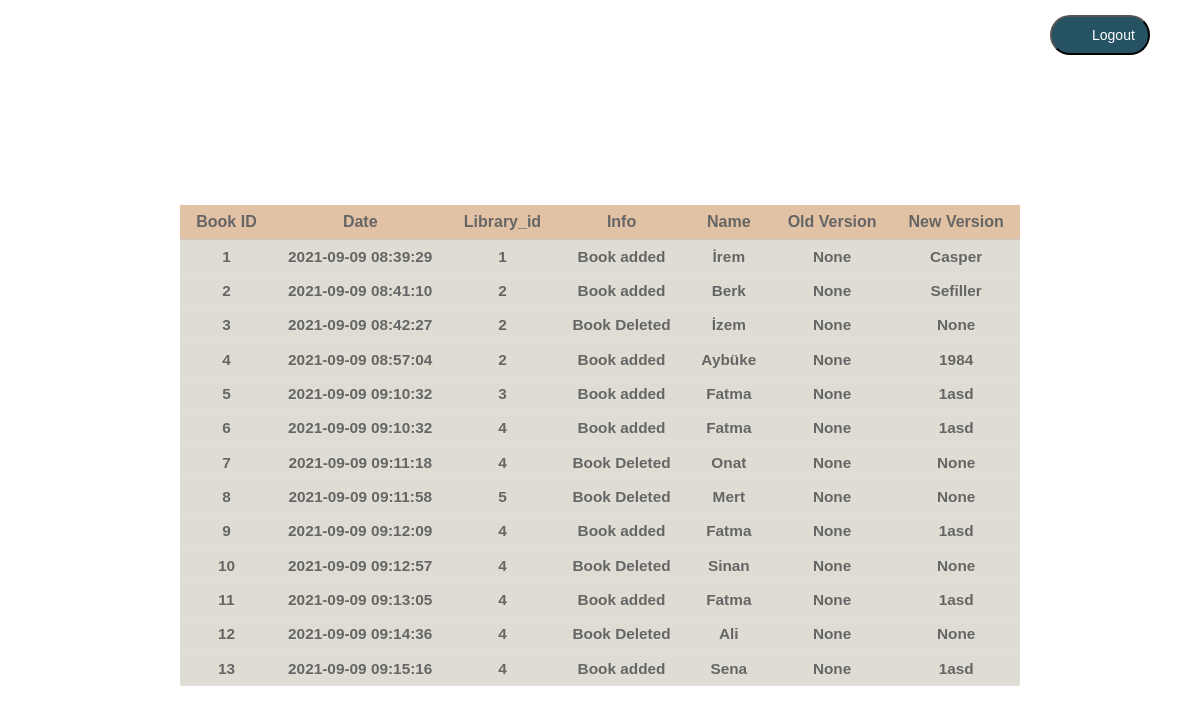
The app's page /log with its own data.
### db/library.py (models this page shows, shortened)
class Log(db.Model):
    BookID_log=db.Column(db.Integer,primary_key=True)
    Date=db.Column(db.String,nullable=False)
    Library_id=db.Column(db.Integer,db.ForeignKey('library.BookID'),nullable=False)
    Info=db.Column(db.String)
    Name=db.Column(db.String)
    OldVersion=db.Column(db.String)
    NewVersion=db.Column(db.String)

### app.py (the view)
@app.route("/log",methods=["GET","POST"])
def log():
    return render_template("log.html",logrecords=logrecords)

### templates/log.html (shortened to what this page needs)
<!DOCTYPE html>
<html lang="en">
<head>
</head>
  <pre>
  <input type="button" onclick="window.open('http://127.0.0.1:5000/')" value="Logout" class="logout"/>
  </pre>
<body>
     <table>
        <thead>
          <tr>
            <th>Book ID</th>
			    <th>Date</th>
				<th>Library_id</th>
				<th>Info</th>
				<th>Name</th>
				<th>Old Version</th>
				<th>New Version</th>
            </tr>
        </thead>
    <tbody>
          <tr>
        {% for veri in logrecords %}
			<td>{{veri.BookID_log}}</td>
			<td>{{veri.Date}}</td>
			<td>{{veri.Library_id}}</td>
			<td>{{veri.Info}}</td>
			<td>{{veri.Name}}</td>
			<td>{{veri.OldVersion}} </td>
			<td>{{veri.NewVersion}} </td>
        </tr>
        {%endfor%}
        </tbody>
      </table>
</body>
</html>

### templates/log.html (style rules this page uses)
*, *:before, *:after { margin: 0; padding: 0; box-sizing: border-box; }
body { background-image: url("https://images.pexels.com/photos/1631677/pexels-photo-1631677.jpeg?auto=compress&cs=tinysrgb&dpr=2&h=750&w=1260"); height: 100%; font-family: 'Cambria', sans-serif; }
table { background: #cac8b7; border-radius: 0.25em; border-collapse: collapse; margin: 175px auto; opacity: 0.6; }
th { border-bottom: 1px solid #aa9e9e; background-color: #d09a68 ; font-size: 1.00em; font-weight: bold; font-family: 'Gill Sans', 'Gill Sans MT', Calibri, 'Trebuchet MS', sans-serif,bold; padding: 0.5em 1em; text-align: center; }
td { font-size: 0.96em; font-weight: 600; font-family: 'Gill Sans', 'Gill Sans MT', Calibri, 'Trebuchet MS', sans-serif; padding: 0.50em 1em; border-bottom: 1px solid #cccccc; text-align: center; }
tbody tr { transition:0.25s ease; }
.logout { background:url('https://dh3vbjnk0bnfa.cloudfront.net/static/centralauth/images/btn-login-hover.png') no-repeat 5px 5px #484B4F; width: 100px; cursor:pointer; border-radius:50px; padding:10px 20px 10px 0; color:White; font-size:14px; text-align:left; text-indent:40px; display:block; margin:0 auto; background-color: rgb(38, 83, 99); position:fixed; right:50px; -webkit-transition-timing-function: ease-in-out; -webkit-transition-duration: .4s; -webkit-transition-property: all; -moz-transition-timing-function: ease-in-out; -moz-transition-duration: .4s; -moz-transition-property: all; }

### records on screen
Log: BookID_log "1", Date "2021-09-09 08:39:29", Library_id "1", Info "Book added", Name "İrem", OldVersion "None", NewVersion "Casper"
Log: BookID_log "2", Date "2021-09-09 08:41:10", Library_id "2", Info "Book added", Name "Berk", OldVersion "None", NewVersion "Sefiller"
Log: BookID_log "3", Date "2021-09-09 08:42:27", Library_id "2", Info "Book Deleted", Name "İzem", OldVersion "None", NewVersion "None"
Log: BookID_log "4", Date "2021-09-09 08:57:04", Library_id "2", Info "Book added", Name "Aybüke", OldVersion "None", NewVersion "1984"
Log: BookID_log "5", Date "2021-09-09 09:10:32", Library_id "3", Info "Book added", Name "Fatma", OldVersion "None", NewVersion "1asd"
Log: BookID_log "6", Date "2021-09-09 09:10:32", Library_id "4", Info "Book added", Name "Fatma", OldVersion "None", NewVersion "1asd"
Log: BookID_log "7", Date "2021-09-09 09:11:18", Library_id "4", Info "Book Deleted", Name "Onat", OldVersion "None", NewVersion "None"
Log: BookID_log "8", Date "2021-09-09 09:11:58", Library_id "5", Info "Book Deleted", Name "Mert", OldVersion "None", NewVersion "None"
Log: BookID_log "9", Date "2021-09-09 09:12:09", Library_id "4", Info "Book added", Name "Fatma", OldVersion "None", NewVersion "1asd"
Log: BookID_log "10", Date "2021-09-09 09:12:57", Library_id "4", Info "Book Deleted", Name "Sinan", OldVersion "None", NewVersion "None"
Log: BookID_log "11", Date "2021-09-09 09:13:05", Library_id "4", Info "Book added", Name "Fatma", OldVersion "None", NewVersion "1asd"
Log: BookID_log "12", Date "2021-09-09 09:14:36", Library_id "4", Info "Book Deleted", Name "Ali", OldVersion "None", NewVersion "None"
Log: BookID_log "13", Date "2021-09-09 09:15:16", Library_id "4", Info "Book added", Name "Sena", OldVersion "None", NewVersion "1asd"
